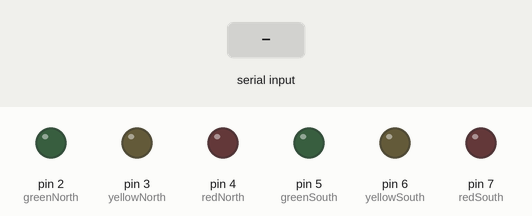
Simulated run of this sketch. Board: Arduino Uno, built with avr-gcc and run on an emulated ATmega328P. Shown: output pins drawn as LEDs (lit = HIGH). The test bench sets the inputs (shaded band).

Above: at 1.2 s.
1.3 s: "road1 go" received over Serial
At 2.7 s:
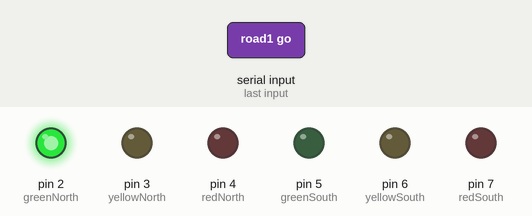
At 7.7 s:
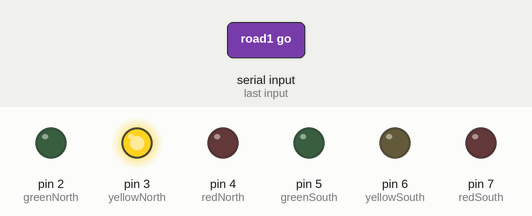
Timing chart, 0 to 11.8 s (numbered marks = the images above; inputs shaded):
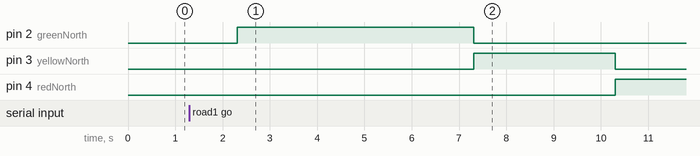

Measured:
- after the input at 1.3 s, pin 2 (greenNorth): LOW → HIGH after 1.0 s, → LOW 5.0 s later; pin 3 (yellowNorth): LOW → HIGH after 6.0 s, → LOW 3.0 s later; pin 4 (redNorth): LOW → HIGH after 9.0 s

The sketch:

traffic-lights.ino
```cpp
const int redNorth = 4;
const int yellowNorth = 3;
const int greenNorth = 2;

const int redSouth = 7;
const int yellowSouth = 6;
const int greenSouth = 5;

void setup() {
  Serial.begin(9600);

  pinMode(redNorth, OUTPUT);
  pinMode(yellowNorth, OUTPUT);
  pinMode(greenNorth, OUTPUT);

  pinMode(redSouth, OUTPUT);
  pinMode(yellowSouth, OUTPUT);
  pinMode(greenSouth, OUTPUT);
}

void loop() {
  if (Serial.available() > 0) {
    String message = Serial.readString();

    if (message.equals("road1 go")) {
      // Implement the actions for road1
      digitalWrite(redNorth, LOW);
      digitalWrite(yellowNorth, LOW);
      digitalWrite(greenNorth, HIGH);
      delay(5000);  // Green for road1 for 5 seconds

      // Reset lights for road1
      digitalWrite(redNorth, LOW);
      digitalWrite(yellowNorth, HIGH);
      digitalWrite(greenNorth, LOW);
      delay(3000);  // Yellow for road1 for 3 seconds

      digitalWrite(redNorth, HIGH);
      digitalWrite(yellowNorth, LOW);
      digitalWrite(greenNorth, LOW);
      delay(3000);  // Red for road1 for 3 seconds

    } else if (message.equals("road2 go")) {
      // Implement the actions for road2
      digitalWrite(redSouth, LOW);
      digitalWrite(yellowSouth, LOW);
      digitalWrite(greenSouth, HIGH);
      delay(5000);  // Green for road2 for 5 seconds

      // Reset lights for road2
      digitalWrite(redSouth, LOW);
      digitalWrite(yellowSouth, HIGH);
      digitalWrite(greenSouth, LOW);
      delay(3000);  // Yellow for road2 for 3 seconds

      digitalWrite(redSouth, HIGH);
      digitalWrite(yellowSouth, LOW);
      digitalWrite(greenSouth, LOW);
      delay(3000);  // Red for road2 for 3 seconds
    }
  }
}
```
